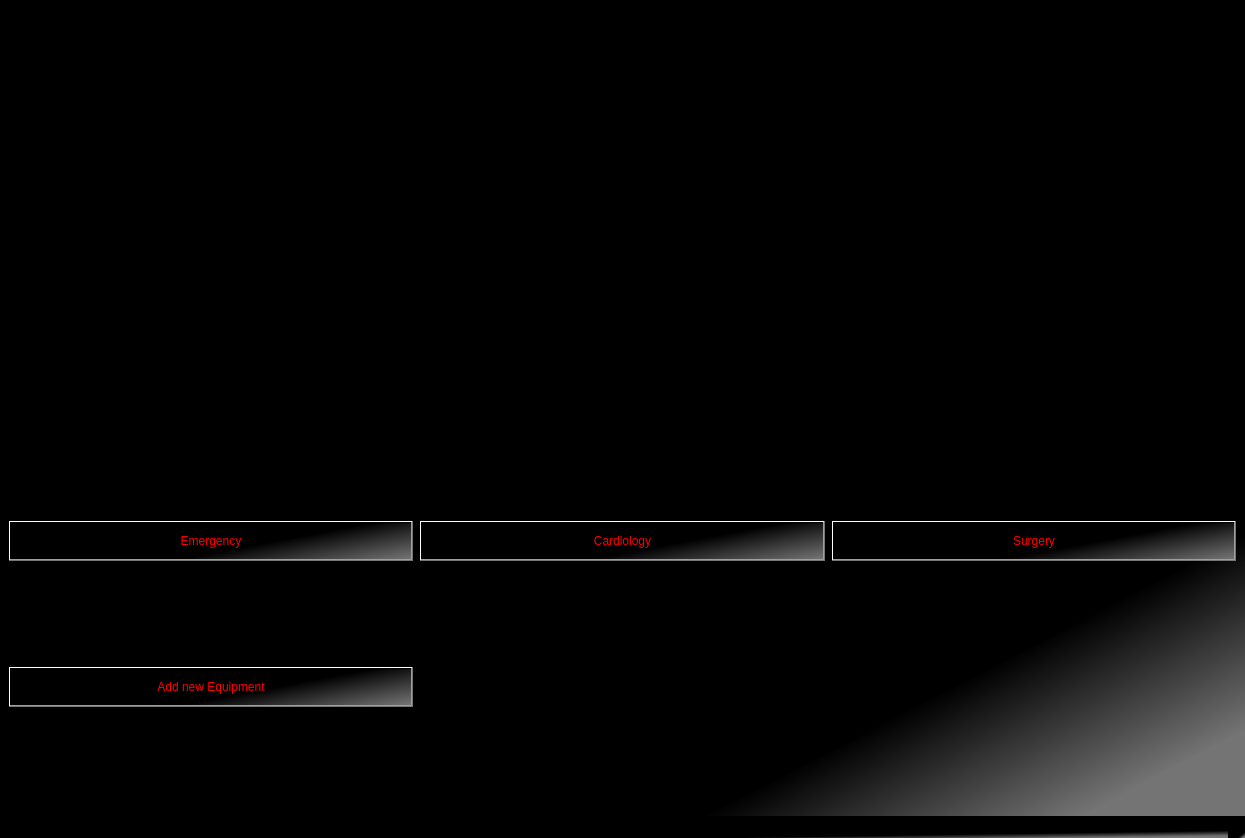
<?xml version="1.0" encoding="UTF-8"?>
<ui version="4.0">
 <class>MainWindow</class>
 <widget class="QMainWindow" name="MainWindow">
  <property name="geometry">
   <rect>
    <x>0</x>
    <y>0</y>
    <width>1245</width>
    <height>838</height>
   </rect>
  </property>
  <property name="windowTitle">
   <string>DeLta Hospital System</string>
  </property>
  <property name="styleSheet">
   <string notr="true">background-color: qlineargradient(spread:pad, x1:0.522, y1:0.375318, x2:0.985075, y2:0.96, stop:0.691542 rgba(0, 0, 0, 255), stop:0.945274 rgba(116, 116, 116, 255));
color: rgb(255, 0, 0);
font: 75 12pt &quot;MS Shell Dlg 2&quot;;
</string>
  </property>
  <widget class="QWidget" name="centralwidget">
   <layout class="QGridLayout" name="gridLayout_2">
    <item row="0" column="0">
     <layout class="QGridLayout" name="gridLayout">
      <property name="bottomMargin">
       <number>100</number>
      </property>
      <property name="horizontalSpacing">
       <number>7</number>
      </property>
      <item row="1" column="0">
       <widget class="QLabel" name="label">
        <property name="styleSheet">
         <string notr="true">image: url(:/newPrefix/08_OVHD-Emergency.jpg);
background-color: none;</string>
        </property>
        <property name="text">
         <string/>
        </property>
       </widget>
      </item>
      <item row="1" column="2">
       <widget class="QLabel" name="label_3">
        <property name="styleSheet">
         <string notr="true">image: url(:/newPrefix/surgical setting teaser.jpg);background-color: none;</string>
        </property>
        <property name="text">
         <string/>
        </property>
       </widget>
      </item>
      <item row="3" column="0">
       <spacer name="verticalSpacer_2">
        <property name="orientation">
         <enum>Qt::Vertical</enum>
        </property>
        <property name="sizeType">
         <enum>QSizePolicy::Fixed</enum>
        </property>
        <property name="sizeHint" stdset="0">
         <size>
          <width>20</width>
          <height>100</height>
         </size>
        </property>
       </spacer>
      </item>
      <item row="2" column="2">
       <widget class="QPushButton" name="surgery">
        <property name="minimumSize">
         <size>
          <width>0</width>
          <height>40</height>
         </size>
        </property>
        <property name="styleSheet">
         <string notr="true">background-color: qlineargradient(spread:pad, x1:0.343, y1:0.687818, x2:1, y2:1, stop:0.283582 rgba(0, 0, 0, 255), stop:1 rgba(116, 116, 116, 255));</string>
        </property>
        <property name="text">
         <string>Surgery</string>
        </property>
       </widget>
      </item>
      <item row="2" column="1">
       <widget class="QPushButton" name="cardiology">
        <property name="minimumSize">
         <size>
          <width>0</width>
          <height>40</height>
         </size>
        </property>
        <property name="styleSheet">
         <string notr="true">background-color: qlineargradient(spread:pad, x1:0.343, y1:0.687818, x2:1, y2:1, stop:0.283582 rgba(0, 0, 0, 255), stop:1 rgba(116, 116, 116, 255));</string>
        </property>
        <property name="text">
         <string>Cardiology</string>
        </property>
       </widget>
      </item>
      <item row="2" column="0">
       <widget class="QPushButton" name="emergency">
        <property name="minimumSize">
         <size>
          <width>0</width>
          <height>40</height>
         </size>
        </property>
        <property name="styleSheet">
         <string notr="true">background-color: qlineargradient(spread:pad, x1:0.343, y1:0.687818, x2:1, y2:1, stop:0.283582 rgba(0, 0, 0, 255), stop:1 rgba(116, 116, 116, 255));</string>
        </property>
        <property name="text">
         <string>Emergency</string>
        </property>
       </widget>
      </item>
      <item row="4" column="0">
       <widget class="QPushButton" name="addNewEquipment">
        <property name="minimumSize">
         <size>
          <width>0</width>
          <height>40</height>
         </size>
        </property>
        <property name="styleSheet">
         <string notr="true">background-color: qlineargradient(spread:pad, x1:0.343, y1:0.687818, x2:1, y2:1, stop:0.283582 rgba(0, 0, 0, 255), stop:1 rgba(116, 116, 116, 255));</string>
        </property>
        <property name="text">
         <string>Add new Equipment</string>
        </property>
       </widget>
      </item>
      <item row="1" column="1">
       <widget class="QLabel" name="label_2">
        <property name="styleSheet">
         <string notr="true">image: url(:/newPrefix/Cardiac-Surgery.jpg);
background-color: none;</string>
        </property>
        <property name="text">
         <string/>
        </property>
       </widget>
      </item>
      <item row="0" column="1">
       <spacer name="verticalSpacer">
        <property name="orientation">
         <enum>Qt::Vertical</enum>
        </property>
        <property name="sizeType">
         <enum>QSizePolicy::Fixed</enum>
        </property>
        <property name="sizeHint" stdset="0">
         <size>
          <width>20</width>
          <height>150</height>
         </size>
        </property>
       </spacer>
      </item>
     </layout>
    </item>
   </layout>
  </widget>
  <widget class="QMenuBar" name="menubar">
   <property name="geometry">
    <rect>
     <x>0</x>
     <y>0</y>
     <width>1245</width>
     <height>30</height>
    </rect>
   </property>
  </widget>
  <widget class="QStatusBar" name="statusbar"/>
 </widget>
 <resources>
  <include location="source.qrc"/>
 </resources>
 <connections/>
</ui>
